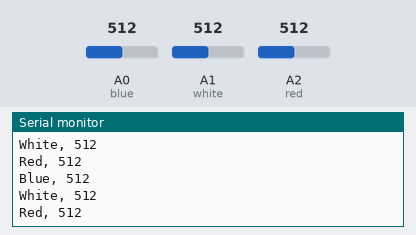
The sketch below on a simulated Arduino Uno, built with avr-gcc and run on an emulated ATmega328P. Shown: the last lines printed to the serial monitor. The test bench sets the inputs (shaded band); at power-on: A0 (blue) = 512, A1 (white) = 512, A2 (red) = 512.

Above: at 5.8 s.
5.9 s: A0 (blue) set to 716
At 10.4 s:
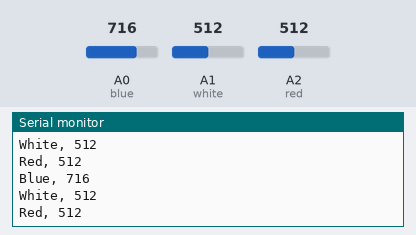
11.9 s: A1 (white) set to 716
At 15.5 s:
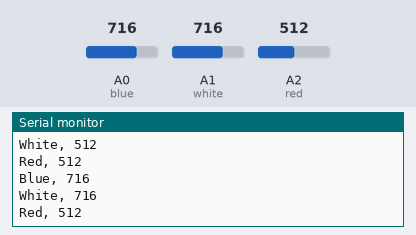
17.9 s: A2 (red) set to 716
At 20.5 s:
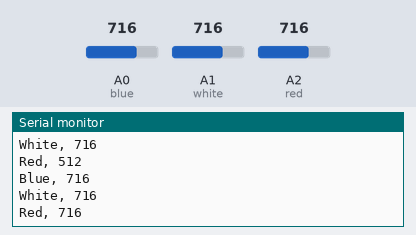
23.9 s: A0 (blue) set to 900
At 25.5 s:
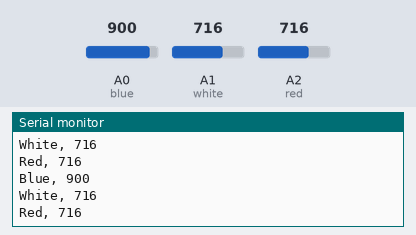
29.9 s: A1 (white) set to 900
At 30.6 s:
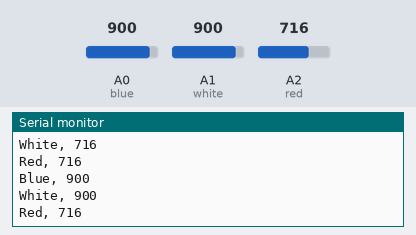
35.9 s: A2 (red) set to 900
At 40.7 s:
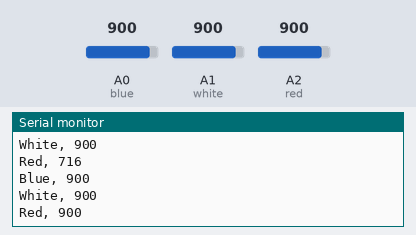
Timing chart, 0 to 42.2 s (numbered marks = the images above; inputs shaded):
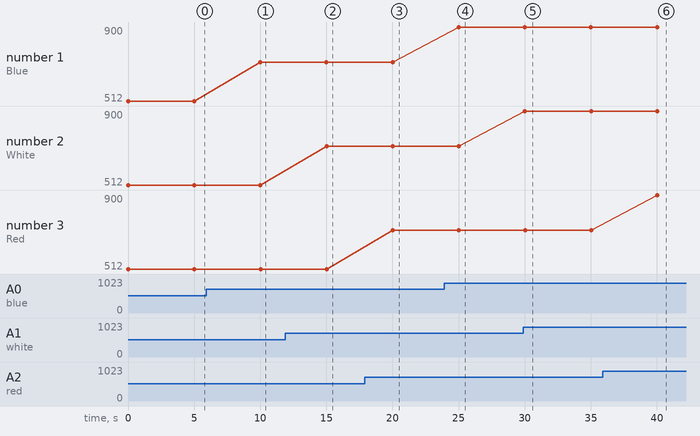

Measured:
- after the input at 5.9 s, the serial monitor: prints a new line after 4.1 s (image 1)
- after the input at 11.9 s, the serial monitor: prints a new line after 3.1 s (image 2)
- after the input at 17.9 s, the serial monitor: prints a new line after 2.1 s (image 3)
- after the input at 23.9 s, the serial monitor: prints a new line after 1.1 s (image 4)
- after the input at 29.9 s, the serial monitor: prints a new line after 0.12 s (image 5)
- after the input at 35.9 s, the serial monitor: prints a new line after 4.1 s (image 6)
- plotted number 1: 512 → 716 after the input at 5.9 s, 716 → 900 after the input at 23.9 s

The sketch:

solar_colors.ino
```cpp
int blue = A0;
int white = A1;
int red = A2;
int blueVoltage = 0;
int whiteVoltage = 0;
int redVoltage = 0;
int BAUD_RATE = 9600;

void setup()
{
  Serial.begin(BAUD_RATE);
}

void loop()
{
  blueVoltage = analogRead(blue); // stores voltage read in from blue solar panel
  whiteVoltage = analogRead(white); // stores voltage read in from white solar panel
  redVoltage = analogRead(red); // stores voltage read in from red solar panel
  Serial.println("Blue, " + String(blueVoltage));
  Serial.println("White, " + String(whiteVoltage));
  Serial.println("Red, " + String(redVoltage));
  delay(5000); // delay for the loop, can be adjusted to whatever you see fit for data collection
}
```
